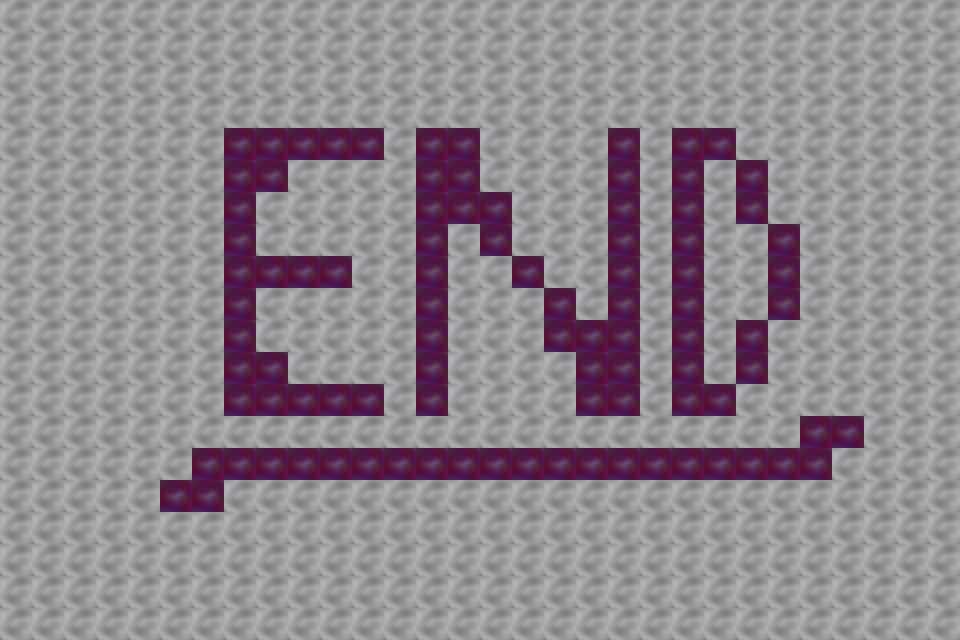

A 2D game scene composited from a Tiled map and its tileset images. What follows is a short description and the map's XML, with each tile layer's data collapsed to a summary:
An orthogonal 30x20 tile map with 32x32 px tiles, 1 tile layer (Tile Layer 1).

<map version="1.0" orientation="orthogonal" width="30" height="20" tilewidth="32" tileheight="32">
 <tileset firstgid="1" name="vhatTilesetFull" tilewidth="32" tileheight="32">
  <image source="vhatTilesetFull.png" trans="ff00ff" width="192" height="64" />
 </tileset>
 <layer name="Tile Layer 1" width="30" height="20">
  <data>[600 cells, 600 non-empty, 2 distinct tile ids]</data>
 </layer>
</map>
